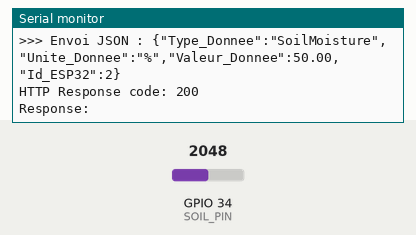
A sketch run on a simulated ESP32. On the bench: the last lines printed to the serial monitor. Inputs (shaded band) come from the test bench; at power-on: GPIO 34 (SOIL_PIN) = 2048. WiFi joins after 1.5 s; servers stay silent unless stated; uploads are accepted with an empty reply.

Above: at 2.7 s.
2.8 s: GPIO 34 (SOIL_PIN) set to 2866
At 11.87 s:
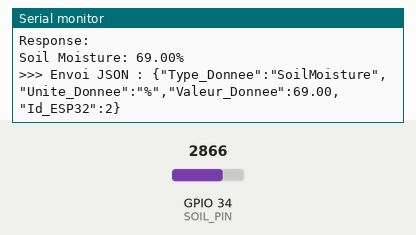
13.0 s: GPIO 34 (SOIL_PIN) set to 3603
At 22.5 s:
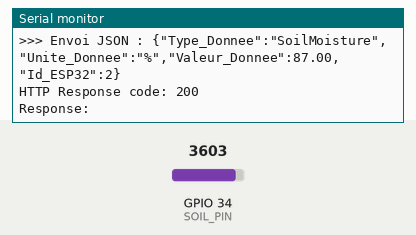

The sketch:

ESP32_SM.ino
```cpp
#include <WiFi.h>
#include <HTTPClient.h>

// --- Capteur Soil Moisture ---
#define SOIL_PIN 34  // pin analogique du capteur

// --- Wi-Fi ---
const char* ssid = "RLMK";
const char* password = "rlmk1234";

// --- API Flask ---
const char* serverName = "http://10.61.55.3:5000/api/donnees"; // IP de ton PC
const char* apiKey = "cleApi_12345";

// --- Fonctions ---
void sendSoilMoisture(float value) {
  String jsonData = "{";
  jsonData += "\"Type_Donnee\":\"SoilMoisture\",";
  jsonData += "\"Unite_Donnee\":\"%\",";
  jsonData += "\"Valeur_Donnee\":" + String(value, 2) + ",";
  jsonData += "\"Id_ESP32\":2";
  jsonData += "}";

  Serial.println(">>> Envoi JSON : " + jsonData);

  HTTPClient http;
  http.begin(serverName);
  http.addHeader("Content-Type", "application/json");
  http.addHeader("x-api-key", apiKey);

  int httpResponseCode = http.POST(jsonData);
  if (httpResponseCode > 0) {
    Serial.println("HTTP Response code: " + String(httpResponseCode));
    Serial.println("Response: " + http.getString());
  } else {
    Serial.println("Erreur POST: " + String(httpResponseCode));
  }
  http.end();
}

// --- Setup ---
void setup() {
  Serial.begin(115200);
  pinMode(SOIL_PIN, INPUT);

  // Connexion Wi-Fi avec IP fixe
  IPAddress local_IP(10,61,55,170);  // IP fixe
  IPAddress gateway(10,61,55,1);
  IPAddress subnet(255,255,255,0);

  if (!WiFi.config(local_IP, gateway, subnet)) {
    Serial.println("Erreur configuration IP fixe !");
  }

  WiFi.begin(ssid, password);
  Serial.print("Connexion au Wi-Fi");
  int attempt = 0;
  while (WiFi.status() != WL_CONNECTED && attempt < 40) {
    delay(500);
    Serial.print(".");
    attempt++;
  }
  Serial.println();

  if(WiFi.status() == WL_CONNECTED){
    Serial.println("Wi-Fi connecté !");
    Serial.print("Adresse IP: "); Serial.println(WiFi.localIP());
  } else {
    Serial.println("Échec connexion Wi-Fi !");
  }
}

// --- Loop ---
void loop() {
  if (WiFi.status() == WL_CONNECTED) {
    int sensorValue = analogRead(SOIL_PIN);
    // Convertir la valeur analogique en pourcentage
    float soilPercent = map(sensorValue, 0, 4095, 0, 100);

    Serial.print("Soil Moisture: ");
    Serial.print(soilPercent);
    Serial.println("%");

    sendSoilMoisture(soilPercent);
  } else {
    Serial.println("Erreur Wi-Fi");
  }

  delay(10000); // envoi toutes les 10 secondes
}
```

Measured:
- after the input at 2.8 s, the serial monitor: prints a new line after 8.9 s (image 1)
- after the input at 13.0 s, the serial monitor: prints a new line after 8.9 s (image 2)
